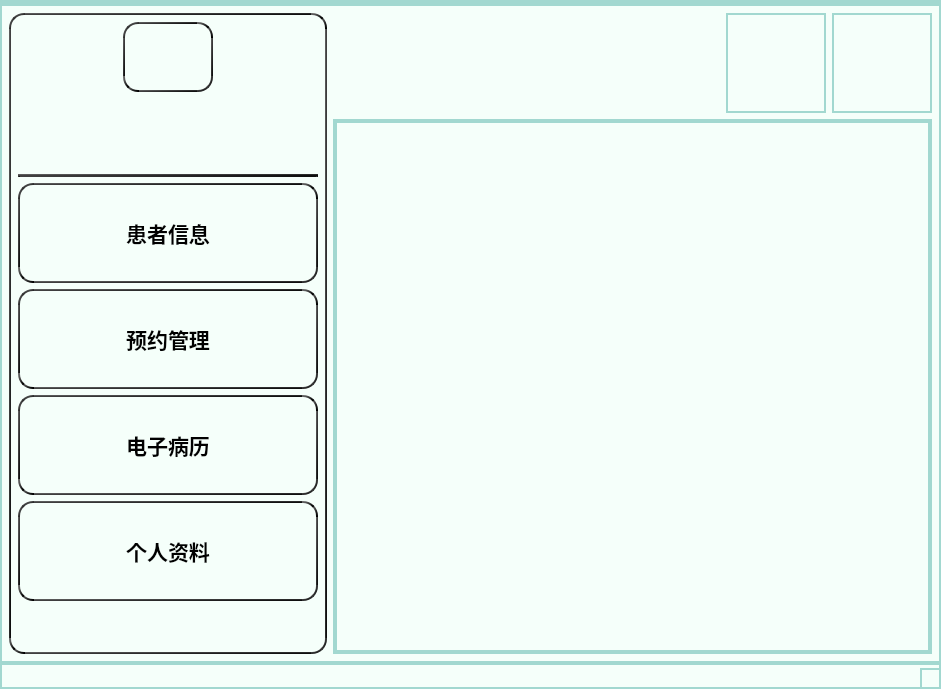
<?xml version="1.0" encoding="UTF-8"?>
<ui version="4.0">
 <class>StaffMainWindow</class>
 <widget class="QMainWindow" name="StaffMainWindow">
  <property name="geometry">
   <rect>
    <x>0</x>
    <y>0</y>
    <width>941</width>
    <height>689</height>
   </rect>
  </property>
  <property name="windowTitle">
   <string>MainWindow</string>
  </property>
  <property name="styleSheet">
   <string notr="true">background-color: #F5FFFA; /* Mint Cream */
border: 2px solid #A2D8D0; /* Lighter Sea Green */
</string>
  </property>
  <widget class="QWidget" name="centralwidget">
   <property name="styleSheet">
    <string notr="true"/>
   </property>
   <layout class="QGridLayout" name="gridLayout">
    <item row="0" column="0">
     <layout class="QHBoxLayout" name="horizontalLayout_4">
      <item>
       <widget class="QWidget" name="widget" native="true">
        <property name="styleSheet">
         <string notr="true">border: 2px solid qlineargradient(x1: 0, y1: 0, x2: 1, y2: 1,stop: 0 #696969, stop: 1 #000000);
border-radius: 15px;
padding: 10px;</string>
        </property>
        <layout class="QVBoxLayout" name="verticalLayout_5">
         <item>
          <layout class="QVBoxLayout" name="verticalLayout_3">
           <item>
            <layout class="QHBoxLayout" name="horizontalLayout_2">
             <item>
              <spacer name="horizontalSpacer_2">
               <property name="styleSheet">
                <string/>
               </property>
               <property name="orientation">
                <enum>Qt::Horizontal</enum>
               </property>
               <property name="sizeType">
                <enum>QSizePolicy::Maximum</enum>
               </property>
               <property name="sizeHint" stdset="0">
                <size>
                 <width>40</width>
                 <height>20</height>
                </size>
               </property>
              </spacer>
             </item>
             <item>
              <widget class="QLabel" name="userIconLabel">
               <property name="minimumSize">
                <size>
                 <width>90</width>
                 <height>70</height>
                </size>
               </property>
               <property name="maximumSize">
                <size>
                 <width>90</width>
                 <height>70</height>
                </size>
               </property>
               <property name="styleSheet">
                <string/>
               </property>
               <property name="text">
                <string/>
               </property>
               <property name="textFormat">
                <enum>Qt::AutoText</enum>
               </property>
               <property name="pixmap">
                <pixmap resource="../Resource/icom.qrc">:/defaultAvatar.png</pixmap>
               </property>
               <property name="scaledContents">
                <bool>true</bool>
               </property>
               <property name="alignment">
                <set>Qt::AlignCenter</set>
               </property>
               <property name="margin">
                <number>0</number>
               </property>
               <property name="indent">
                <number>-2</number>
               </property>
              </widget>
             </item>
             <item>
              <spacer name="horizontalSpacer_3">
               <property name="styleSheet">
                <string/>
               </property>
               <property name="orientation">
                <enum>Qt::Horizontal</enum>
               </property>
               <property name="sizeType">
                <enum>QSizePolicy::Maximum</enum>
               </property>
               <property name="sizeHint" stdset="0">
                <size>
                 <width>40</width>
                 <height>20</height>
                </size>
               </property>
              </spacer>
             </item>
            </layout>
           </item>
           <item>
            <layout class="QHBoxLayout" name="horizontalLayout_3">
             <item>
              <spacer name="horizontalSpacer_4">
               <property name="styleSheet">
                <string/>
               </property>
               <property name="orientation">
                <enum>Qt::Horizontal</enum>
               </property>
               <property name="sizeType">
                <enum>QSizePolicy::Maximum</enum>
               </property>
               <property name="sizeHint" stdset="0">
                <size>
                 <width>40</width>
                 <height>20</height>
                </size>
               </property>
              </spacer>
             </item>
             <item>
              <widget class="QLabel" name="usernameLabel">
               <property name="minimumSize">
                <size>
                 <width>150</width>
                 <height>70</height>
                </size>
               </property>
               <property name="maximumSize">
                <size>
                 <width>150</width>
                 <height>70</height>
                </size>
               </property>
               <property name="font">
                <font>
                 <family>Agency FB</family>
                 <pointsize>12</pointsize>
                </font>
               </property>
               <property name="styleSheet">
                <string notr="true">background-color: transparent;
border: none;</string>
               </property>
               <property name="text">
                <string/>
               </property>
              </widget>
             </item>
             <item>
              <spacer name="horizontalSpacer_5">
               <property name="styleSheet">
                <string/>
               </property>
               <property name="orientation">
                <enum>Qt::Horizontal</enum>
               </property>
               <property name="sizeType">
                <enum>QSizePolicy::Maximum</enum>
               </property>
               <property name="sizeHint" stdset="0">
                <size>
                 <width>40</width>
                 <height>20</height>
                </size>
               </property>
              </spacer>
             </item>
            </layout>
           </item>
          </layout>
         </item>
         <item>
          <widget class="QFrame" name="frame">
           <property name="styleSheet">
            <string/>
           </property>
           <property name="frameShape">
            <enum>QFrame::HLine</enum>
           </property>
           <property name="frameShadow">
            <enum>QFrame::Plain</enum>
           </property>
           <property name="lineWidth">
            <number>20</number>
           </property>
          </widget>
         </item>
         <item>
          <layout class="QVBoxLayout" name="verticalLayout_2">
           <item>
            <widget class="QPushButton" name="scheduleCheckupButton">
             <property name="minimumSize">
              <size>
               <width>300</width>
               <height>100</height>
              </size>
             </property>
             <property name="maximumSize">
              <size>
               <width>300</width>
               <height>100</height>
              </size>
             </property>
             <property name="font">
              <font>
               <family>Agency FB</family>
               <pointsize>16</pointsize>
               <weight>75</weight>
               <bold>true</bold>
              </font>
             </property>
             <property name="styleSheet">
              <string notr="true"/>
             </property>
             <property name="text">
              <string>患者信息</string>
             </property>
             <property name="icon">
              <iconset resource="../Resource/icom.qrc">
               <normaloff>:/scheduleCheckup.png</normaloff>:/scheduleCheckup.png</iconset>
             </property>
             <property name="iconSize">
              <size>
               <width>50</width>
               <height>50</height>
              </size>
             </property>
            </widget>
           </item>
           <item>
            <widget class="QPushButton" name="healthCheckRecordButton">
             <property name="minimumSize">
              <size>
               <width>300</width>
               <height>100</height>
              </size>
             </property>
             <property name="maximumSize">
              <size>
               <width>300</width>
               <height>100</height>
              </size>
             </property>
             <property name="font">
              <font>
               <family>Agency FB</family>
               <pointsize>16</pointsize>
               <weight>75</weight>
               <bold>true</bold>
              </font>
             </property>
             <property name="styleSheet">
              <string notr="true"/>
             </property>
             <property name="text">
              <string>预约管理</string>
             </property>
             <property name="icon">
              <iconset resource="../Resource/icom.qrc">
               <normaloff>:/healthCheckRecord.png</normaloff>:/healthCheckRecord.png</iconset>
             </property>
             <property name="iconSize">
              <size>
               <width>50</width>
               <height>50</height>
              </size>
             </property>
            </widget>
           </item>
           <item>
            <widget class="QPushButton" name="checkupReportButton">
             <property name="minimumSize">
              <size>
               <width>300</width>
               <height>100</height>
              </size>
             </property>
             <property name="maximumSize">
              <size>
               <width>300</width>
               <height>100</height>
              </size>
             </property>
             <property name="font">
              <font>
               <family>Agency FB</family>
               <pointsize>16</pointsize>
               <weight>75</weight>
               <bold>true</bold>
              </font>
             </property>
             <property name="styleSheet">
              <string notr="true"/>
             </property>
             <property name="text">
              <string>电子病历</string>
             </property>
             <property name="icon">
              <iconset resource="../Resource/icom.qrc">
               <normaloff>:/checkupReport.png</normaloff>:/checkupReport.png</iconset>
             </property>
             <property name="iconSize">
              <size>
               <width>50</width>
               <height>50</height>
              </size>
             </property>
            </widget>
           </item>
           <item>
            <widget class="QPushButton" name="personalInfoButton">
             <property name="minimumSize">
              <size>
               <width>300</width>
               <height>100</height>
              </size>
             </property>
             <property name="maximumSize">
              <size>
               <width>300</width>
               <height>100</height>
              </size>
             </property>
             <property name="font">
              <font>
               <family>Agency FB</family>
               <pointsize>16</pointsize>
               <weight>75</weight>
               <bold>true</bold>
              </font>
             </property>
             <property name="styleSheet">
              <string/>
             </property>
             <property name="text">
              <string>个人资料</string>
             </property>
             <property name="icon">
              <iconset resource="../Resource/icom.qrc">
               <normaloff>:/personalInfo.png</normaloff>:/personalInfo.png</iconset>
             </property>
             <property name="iconSize">
              <size>
               <width>50</width>
               <height>50</height>
              </size>
             </property>
            </widget>
           </item>
           <item>
            <spacer name="verticalSpacer">
             <property name="styleSheet">
              <string/>
             </property>
             <property name="orientation">
              <enum>Qt::Vertical</enum>
             </property>
             <property name="sizeHint" stdset="0">
              <size>
               <width>20</width>
               <height>40</height>
              </size>
             </property>
            </spacer>
           </item>
          </layout>
         </item>
        </layout>
       </widget>
      </item>
      <item>
       <layout class="QVBoxLayout" name="verticalLayout_4">
        <item>
         <layout class="QVBoxLayout" name="verticalLayout">
          <item>
           <layout class="QHBoxLayout" name="horizontalLayout">
            <item>
             <spacer name="horizontalSpacer">
              <property name="styleSheet">
               <string/>
              </property>
              <property name="orientation">
               <enum>Qt::Horizontal</enum>
              </property>
              <property name="sizeHint" stdset="0">
               <size>
                <width>40</width>
                <height>20</height>
               </size>
              </property>
             </spacer>
            </item>
            <item>
             <widget class="QPushButton" name="noticeButton">
              <property name="minimumSize">
               <size>
                <width>100</width>
                <height>100</height>
               </size>
              </property>
              <property name="maximumSize">
               <size>
                <width>100</width>
                <height>100</height>
               </size>
              </property>
              <property name="styleSheet">
               <string/>
              </property>
              <property name="text">
               <string/>
              </property>
              <property name="icon">
               <iconset resource="../Resource/icom.qrc">
                <normaloff>:/notice-No.png</normaloff>:/notice-No.png</iconset>
              </property>
              <property name="iconSize">
               <size>
                <width>50</width>
                <height>50</height>
               </size>
              </property>
             </widget>
            </item>
            <item>
             <widget class="QPushButton" name="exitButton">
              <property name="minimumSize">
               <size>
                <width>100</width>
                <height>100</height>
               </size>
              </property>
              <property name="maximumSize">
               <size>
                <width>100</width>
                <height>100</height>
               </size>
              </property>
              <property name="styleSheet">
               <string/>
              </property>
              <property name="text">
               <string/>
              </property>
              <property name="icon">
               <iconset resource="../Resource/icom.qrc">
                <normaloff>:/exit.png</normaloff>:/exit.png</iconset>
              </property>
              <property name="iconSize">
               <size>
                <width>50</width>
                <height>50</height>
               </size>
              </property>
             </widget>
            </item>
           </layout>
          </item>
         </layout>
        </item>
        <item>
         <widget class="QStackedWidget" name="stackedWidget">
          <property name="sizePolicy">
           <sizepolicy hsizetype="Expanding" vsizetype="Expanding">
            <horstretch>0</horstretch>
            <verstretch>0</verstretch>
           </sizepolicy>
          </property>
          <property name="minimumSize">
           <size>
            <width>2</width>
            <height>0</height>
           </size>
          </property>
          <property name="styleSheet">
           <string notr="true"/>
          </property>
          <widget class="QWidget" name="page_3"/>
          <widget class="QWidget" name="page_4"/>
         </widget>
        </item>
       </layout>
      </item>
     </layout>
    </item>
   </layout>
  </widget>
  <widget class="QMenuBar" name="menubar">
   <property name="geometry">
    <rect>
     <x>0</x>
     <y>0</y>
     <width>941</width>
     <height>25</height>
    </rect>
   </property>
  </widget>
  <widget class="QStatusBar" name="statusbar"/>
 </widget>
 <resources>
  <include location="../Resource/icom.qrc"/>
 </resources>
 <connections/>
</ui>
